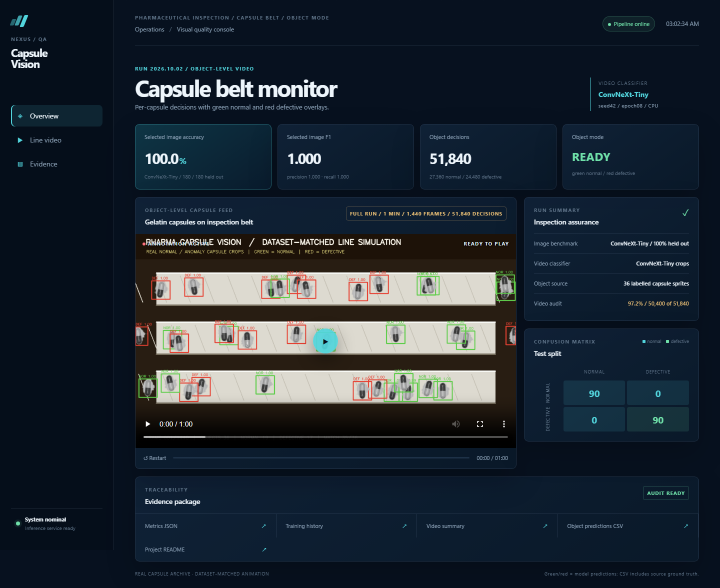
#> input picture artifacts/dashboard/inspection-console.png, 1440 x 1175 px (shown at 1/2 size)
$ python -i video.py   (imports and definitions only)
#> lines starting #> are read from the running program, lines starting #| are printed output that depends on the picture; after the words box and inside, x2 and y2 are one past the last pixel; in counts of white or black regions, pixels touching at a corner belong together
#> further down, picture is the input picture: shape (1175, 1440, 3); mean B, G, R 50.5, 40.4, 30.7
"""Object proposals for close-up capsule-belt video inference."""

from __future__ import annotations

from dataclasses import dataclass
from typing import Any

import cv2
import numpy as np


@dataclass(frozen=True)
class CapsuleBox:
    """A detected capsule crop in source-frame coordinates."""

    x1: int
    y1: int
    x2: int
    y2: int
    area: int

    @property
    def center(self) -> tuple[int, int]:
        """Return the center pixel of the proposal."""
        return ((self.x1 + self.x2) // 2, (self.y1 + self.y2) // 2)


def detect_capsules(
    frame: Any,
    *,
    min_area: int = 15,
    max_area: int = 800,
    min_saturation: int = 30,
) -> list[CapsuleBox]:
    """Detect green capsule caps and expand them to full capsule crops.

    The selected source clip shows green/white gelatin capsules on a light belt.
    The green cap is a stable, interpretable proposal signal. This is intentionally
    a lightweight belt-specific proposal stage; the trained classifier still makes
    the Normal/Anomaly decision on every crop.
    """
#> called with min_area = 15, max_area = 800, min_saturation = 30
    if min_area < 1 or max_area < min_area:
        raise ValueError("min_area and max_area must define a positive range")
    if min_saturation < 0 or min_saturation > 255:
        raise ValueError("min_saturation must be between 0 and 255")

    hsv = cv2.cvtColor(frame, cv2.COLOR_BGR2HSV)
#> hsv: shape (1175, 1440, 3); mean H, S, V 89.3, 172.3, 54.3
    mask = cv2.inRange(
        hsv,
        np.array([35, min_saturation, 20], dtype=np.uint8),
        np.array([105, 255, 255], dtype=np.uint8),
    )
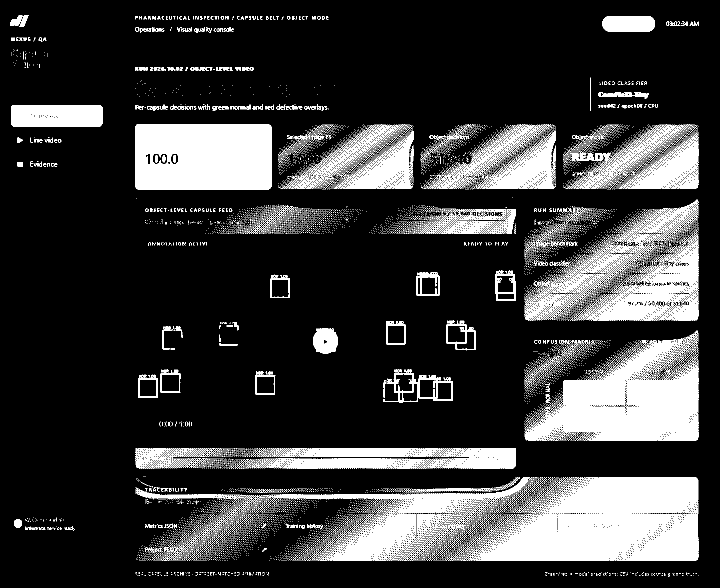
#> mask: shape (1175, 1440) (shown at 1/2 size); 15.3% white; 20635 white regions (20240 under 20 px), largest, box (x1, y1, x2, y2) and area: (270, 248, 543, 379) 34790, (1049, 660, 1397, 882) 34106, (919, 1028, 1397, 1122) 24059
    mask = cv2.morphologyEx(mask, cv2.MORPH_OPEN, np.ones((2, 2), dtype=np.uint8))
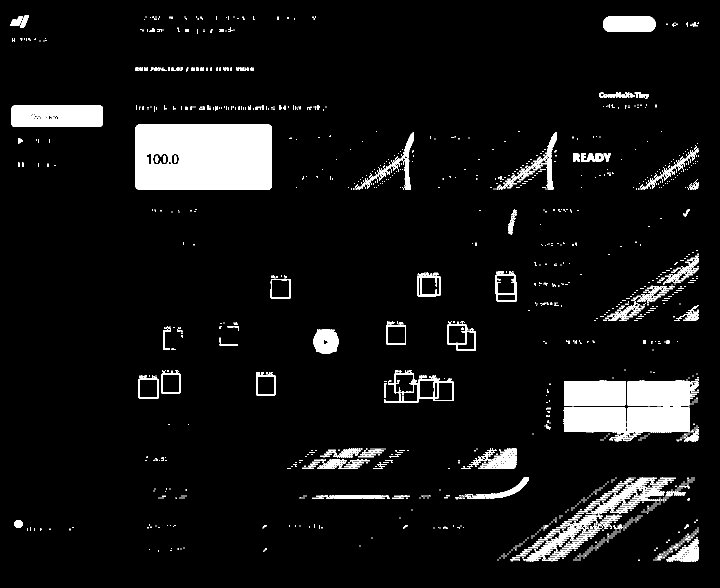
#> mask: shape (1175, 1440) (shown at 1/2 size); 6.8% white; 1941 white regions (1729 under 20 px), largest, box (x1, y1, x2, y2) and area: (271, 249, 544, 380) 34785, (1229, 761, 1398, 883) 12926, (23, 211, 206, 254) 7642
    component_count, _labels, stats, _centers = cv2.connectedComponentsWithStats(mask, 8)
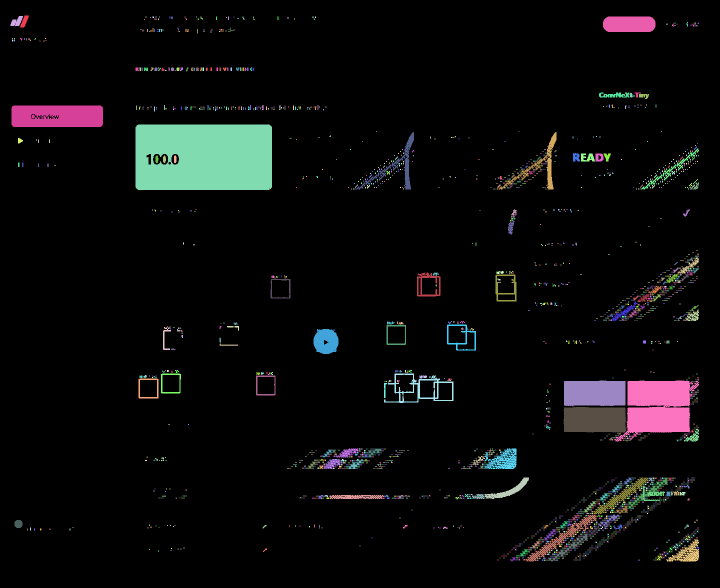
#> _labels: shape (1175, 1440) int32 (shown at 1/2 size); 1942 distinct labels, from 0 to 1941; one colour per label, 0 black
#> component_count = 1942; stats = 1942 rows, first 6: [0, 0, 1440, 1175, 1577041], [40, 31, 18, 24, 219], [21, 32, 25, 20, 294], [291, 33, 2, 2, 4], [305, 33, 3, 3, 9], [311, 33, 2, 2, 4]

    height, width = frame.shape[:2]
#> height = 1175; width = 1440
    proposals: list[CapsuleBox] = []
    for index in range(1, component_count):
        x, y, box_width, box_height, area = (int(value) for value in stats[index])
        if area < min_area or area > max_area or box_width < 4 or box_height < 4:
            continue

        center_x = x + box_width // 2
        center_y = y + box_height // 2
        expanded_width = max(24, int(max(box_width * 2.5, box_height * 1.6)))
        expanded_height = max(24, int(max(box_height * 2.5, box_width * 1.6)))
        x1 = max(0, center_x - expanded_width // 2)
        y1 = max(0, center_y - expanded_height // 2)
        x2 = min(width, center_x + expanded_width // 2)
        y2 = min(height, center_y + expanded_height // 2)
        proposals.append(CapsuleBox(x1=x1, y1=y1, x2=x2, y2=y2, area=area))
#> this loop made 1941 passes
#> (x, y, box_width, box_height, area, center_x, center_y, expanded_width) on passes 1, 2, 35: (40, 31, 18, 24, 219, 49, 43, 45), (21, 32, 25, 20, 294, 33, 42, 62), (1372, 44, 4, 9, 20, 1374, 48, 24)
#> after the loop, proposals = 209 items

    return _remove_near_duplicate_centers(proposals)


def _remove_near_duplicate_centers(proposals: list[CapsuleBox]) -> list[CapsuleBox]:
    """Keep one proposal when a blurred cap creates nearby components."""
    ordered = sorted(proposals, key=lambda proposal: proposal.area, reverse=True)
#> ordered = 209 items
    kept: list[CapsuleBox] = []
    for proposal in ordered:
        center_x, center_y = proposal.center
        too_close = any(
            abs(center_x - other.center[0]) < 10 and abs(center_y - other.center[1]) < 10
            for other in kept
        )
        if not too_close:
            kept.append(proposal)
#> this loop made 209 passes
#> (center_x, center_y) on passes 1 to 3: (1317, 338), (1012, 576), (923, 675)
#> after the loop, kept = 187 items
    return sorted(kept, key=lambda proposal: (proposal.y1, proposal.x1))

>>> import cv2
>>> picture = cv2.imread('../../artifacts/dashboard/inspection-console.png')
>>> result = detect_capsules(picture)
#> result = 187 items
